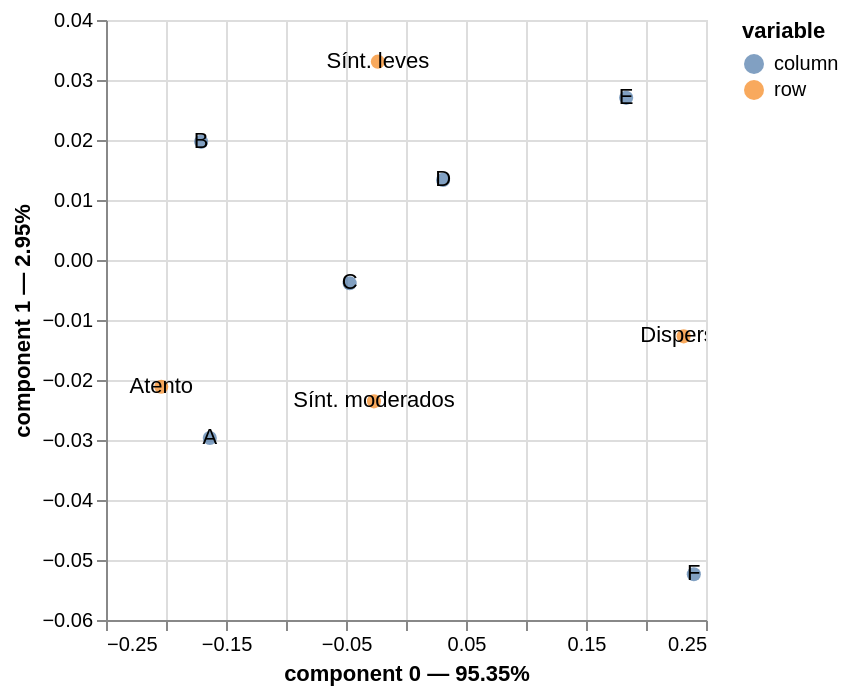

Here is the notebook cell this chart was saved with:
### Markdown cell above
## Realizamos y graficamos el AC y el mapa perceptual o biplot simétrico

### Code cell
import prince
from IPython.display import display

ca = prince.CA(n_components=2, engine="sklearn", random_state=42).fit(tab)

chart = ca.plot(
    tab,
    x_component=0, y_component=1,
    show_row_labels=True, show_column_labels=True,
    show_row_markers=True, show_column_markers=True
)

display(chart)

### Figure 1 — Vega-Lite specification as saved in the notebook (floating-point values rounded to 4 significant figures)
{"config": {"view": {"continuousWidth": 300, "continuousHeight": 300}}, "layer": [{"data": {"name": "data-40af2bb34988ca56e9026a945fe327a1"}, "mark": {"type": "circle", "size": 50}, "encoding": {"color": {"field": "variable", "type": "nominal"}, "tooltip": [{"field": "variable", "type": "nominal"}, {"field": "value", "type": "nominal"}, {"field": "component 0", "type": "quantitative"}, {"field": "component 1", "type": "quantitative"}], "x": {"axis": {"title": "component 0 — 95.35%"}, "field": "component 0", "scale": {"zero": false}, "type": "quantitative"}, "y": {"axis": {"title": "component 1 — 2.95%"}, "field": "component 1", "scale": {"zero": false}, "type": "quantitative"}}, "name": "view_4"}, {"data": {"name": "data-40af2bb34988ca56e9026a945fe327a1"}, "mark": {"type": "text"}, "encoding": {"text": {"field": "label", "type": "nominal"}, "x": {"axis": {"title": "component 0 — 95.35%"}, "field": "component 0", "scale": {"zero": false}, "type": "quantitative"}, "y": {"axis": {"title": "component 1 — 2.95%"}, "field": "component 1", "scale": {"zero": false}, "type": "quantitative"}}}, {"data": {"name": "data-ca4b9e038eb82c3ddaa750dc88da047c"}, "mark": {"type": "circle", "size": 50}, "encoding": {"color": {"field": "variable", "type": "nominal"}, "tooltip": [{"field": "variable", "type": "nominal"}, {"field": "value", "type": "nominal"}, {"field": "component 0", "type": "quantitative"}, {"field": "component 1", "type": "quantitative"}], "x": {"axis": {"title": "component 0 — 95.35%"}, "field": "component 0", "scale": {"zero": false}, "type": "quantitative"}, "y": {"axis": {"title": "component 1 — 2.95%"}, "field": "component 1", "scale": {"zero": false}, "type": "quantitative"}}}, {"data": {"name": "data-ca4b9e038eb82c3ddaa750dc88da047c"}, "mark": {"type": "text"}, "encoding": {"text": {"field": "label", "type": "nominal"}, "x": {"axis": {"title": "component 0 — 95.35%"}, "field": "component 0", "scale": {"zero": false}, "type": "quantitative"}, "y": {"axis": {"title": "component 1 — 2.95%"}, "field": "component 1", "scale": {"zero": false}, "type": "quantitative"}}}], "params": [{"name": "param_4", "select": {"type": "interval", "encodings": ["x", "y"]}, "bind": "scales", "views": ["view_4"]}], "$schema": "https://vega.github.io/schema/vega-lite/v5.8.0.json", "datasets": {"data-40af2bb34988ca56e9026a945fe327a1": [{"component 0": -0.204, "component 1": -0.02112, "variable": "row", "value": "Atento", "label": "Atento"}, {"component 0": -0.02344, "component 1": 0.03306, "variable": "row", "value": "Sínt. leves", "label": "Sínt. leves"}, {"component 0": -0.02669, "component 1": -0.02356, "variable": "row", "value": "Sínt. moderados", "label": "Sínt. moderados"}, {"component 0": 0.2314, "component 1": -0.01273, "variable": "row", "value": "Disperso", "label": "Disperso"}], "data-ca4b9e038eb82c3ddaa750dc88da047c": [{"component 0": -0.1635, "component 1": -0.02967, "variable": "column", "value": "A", "label": "A"}, {"component 0": -0.1707, "component 1": 0.01969, "variable": "column", "value": "B", "label": "B"}, {"component 0": -0.04695, "component 1": -0.003881, "variable": "column", "value": "C", "label": "C"}, {"component 0": 0.03089, "component 1": 0.01335, "variable": "column", "value": "D", "label": "D"}, {"component 0": 0.1835, "component 1": 0.02702, "variable": "column", "value": "E", "label": "E"}, {"component 0": 0.2398, "component 1": -0.05237, "variable": "column", "value": "F", "label": "F"}]}}
